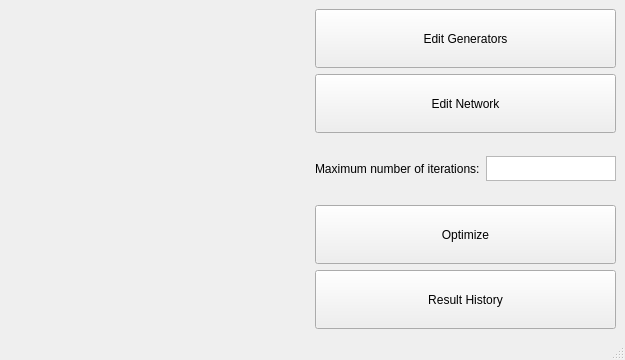
<?xml version="1.0" encoding="UTF-8"?>
<ui version="4.0">
 <class>MainWindow</class>
 <widget class="QMainWindow" name="MainWindow">
  <property name="geometry">
   <rect>
    <x>0</x>
    <y>0</y>
    <width>618</width>
    <height>360</height>
   </rect>
  </property>
  <property name="minimumSize">
   <size>
    <width>0</width>
    <height>360</height>
   </size>
  </property>
  <property name="maximumSize">
   <size>
    <width>16777215</width>
    <height>360</height>
   </size>
  </property>
  <property name="windowTitle">
   <string>MainWindow</string>
  </property>
  <widget class="QWidget" name="centralwidget">
   <layout class="QGridLayout" name="gridLayout">
    <item row="0" column="0">
     <widget class="QLabel" name="lecture_image">
      <property name="sizePolicy">
       <sizepolicy hsizetype="MinimumExpanding" vsizetype="MinimumExpanding">
        <horstretch>0</horstretch>
        <verstretch>0</verstretch>
       </sizepolicy>
      </property>
      <property name="minimumSize">
       <size>
        <width>300</width>
        <height>300</height>
       </size>
      </property>
      <property name="styleSheet">
       <string notr="true">background-image: url(:/dispatching_prefix/Screenshot_16.png);</string>
      </property>
      <property name="text">
       <string/>
      </property>
     </widget>
    </item>
    <item row="0" column="1">
     <layout class="QVBoxLayout" name="verticalLayout">
      <item>
       <widget class="QPushButton" name="editgen_btn">
        <property name="sizePolicy">
         <sizepolicy hsizetype="MinimumExpanding" vsizetype="MinimumExpanding">
          <horstretch>0</horstretch>
          <verstretch>0</verstretch>
         </sizepolicy>
        </property>
        <property name="minimumSize">
         <size>
          <width>0</width>
          <height>35</height>
         </size>
        </property>
        <property name="text">
         <string>Edit Generators</string>
        </property>
       </widget>
      </item>
      <item>
       <widget class="QPushButton" name="editnetwork_btn">
        <property name="sizePolicy">
         <sizepolicy hsizetype="MinimumExpanding" vsizetype="MinimumExpanding">
          <horstretch>0</horstretch>
          <verstretch>0</verstretch>
         </sizepolicy>
        </property>
        <property name="minimumSize">
         <size>
          <width>0</width>
          <height>35</height>
         </size>
        </property>
        <property name="text">
         <string>Edit Network</string>
        </property>
       </widget>
      </item>
      <item>
       <layout class="QHBoxLayout" name="horizontalLayout_2">
        <item>
         <spacer name="horizontalSpacer">
          <property name="orientation">
           <enum>Qt::Horizontal</enum>
          </property>
          <property name="sizeHint" stdset="0">
           <size>
            <width>40</width>
            <height>20</height>
           </size>
          </property>
         </spacer>
        </item>
        <item>
         <widget class="QLabel" name="max_iter_label">
          <property name="sizePolicy">
           <sizepolicy hsizetype="Fixed" vsizetype="MinimumExpanding">
            <horstretch>0</horstretch>
            <verstretch>0</verstretch>
           </sizepolicy>
          </property>
          <property name="minimumSize">
           <size>
            <width>0</width>
            <height>25</height>
           </size>
          </property>
          <property name="text">
           <string>Maximum number of iterations:</string>
          </property>
         </widget>
        </item>
        <item>
         <widget class="QTextEdit" name="max_iter_txt">
          <property name="sizePolicy">
           <sizepolicy hsizetype="MinimumExpanding" vsizetype="MinimumExpanding">
            <horstretch>0</horstretch>
            <verstretch>0</verstretch>
           </sizepolicy>
          </property>
          <property name="minimumSize">
           <size>
            <width>130</width>
            <height>25</height>
           </size>
          </property>
          <property name="maximumSize">
           <size>
            <width>200</width>
            <height>25</height>
           </size>
          </property>
         </widget>
        </item>
       </layout>
      </item>
      <item>
       <widget class="QPushButton" name="optimize_btn">
        <property name="sizePolicy">
         <sizepolicy hsizetype="MinimumExpanding" vsizetype="MinimumExpanding">
          <horstretch>0</horstretch>
          <verstretch>0</verstretch>
         </sizepolicy>
        </property>
        <property name="minimumSize">
         <size>
          <width>0</width>
          <height>35</height>
         </size>
        </property>
        <property name="text">
         <string>Optimize</string>
        </property>
       </widget>
      </item>
      <item>
       <widget class="QPushButton" name="resultHistory">
        <property name="sizePolicy">
         <sizepolicy hsizetype="Minimum" vsizetype="MinimumExpanding">
          <horstretch>0</horstretch>
          <verstretch>0</verstretch>
         </sizepolicy>
        </property>
        <property name="minimumSize">
         <size>
          <width>0</width>
          <height>30</height>
         </size>
        </property>
        <property name="text">
         <string>Result History</string>
        </property>
       </widget>
      </item>
     </layout>
    </item>
   </layout>
  </widget>
  <widget class="QStatusBar" name="statusbar"/>
 </widget>
 <resources>
  <include location="dispatching_img.qrc"/>
 </resources>
 <connections/>
</ui>
